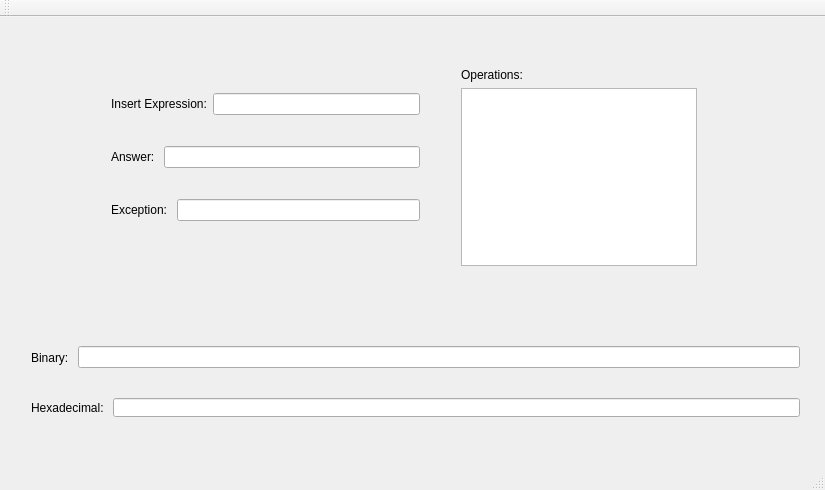
<?xml version="1.0" encoding="UTF-8"?>
<ui version="4.0">
 <class>MainWindow</class>
 <widget class="QMainWindow" name="MainWindow">
  <property name="geometry">
   <rect>
    <x>0</x>
    <y>0</y>
    <width>825</width>
    <height>490</height>
   </rect>
  </property>
  <property name="windowTitle">
   <string>MainWindow</string>
  </property>
  <widget class="QWidget" name="centralWidget">
   <widget class="QWidget" name="layoutWidget">
    <property name="geometry">
     <rect>
      <x>450</x>
      <y>40</y>
      <width>258</width>
      <height>220</height>
     </rect>
    </property>
    <layout class="QVBoxLayout" name="verticalLayout">
     <item>
      <widget class="QLabel" name="label_2">
       <property name="text">
        <string>Operations:</string>
       </property>
      </widget>
     </item>
     <item>
      <widget class="QPlainTextEdit" name="plainTextEdit"/>
     </item>
    </layout>
   </widget>
   <widget class="QWidget" name="layoutWidget">
    <property name="geometry">
     <rect>
      <x>100</x>
      <y>40</y>
      <width>331</width>
      <height>201</height>
     </rect>
    </property>
    <layout class="QVBoxLayout" name="verticalLayout_2">
     <item>
      <layout class="QHBoxLayout" name="horizontalLayout">
       <item>
        <widget class="QLabel" name="label">
         <property name="text">
          <string>Insert Expression:</string>
         </property>
        </widget>
       </item>
       <item>
        <widget class="QLineEdit" name="lineEdit"/>
       </item>
      </layout>
     </item>
     <item>
      <layout class="QHBoxLayout" name="horizontalLayout_2">
       <item>
        <widget class="QLabel" name="label_3">
         <property name="text">
          <string>Answer: </string>
         </property>
        </widget>
       </item>
       <item>
        <widget class="QLineEdit" name="lineEdit_2"/>
       </item>
      </layout>
     </item>
     <item>
      <layout class="QHBoxLayout" name="horizontalLayout_3">
       <item>
        <widget class="QLabel" name="label_4">
         <property name="text">
          <string>Exception: </string>
         </property>
        </widget>
       </item>
       <item>
        <widget class="QLineEdit" name="lineEdit_3"/>
       </item>
      </layout>
     </item>
    </layout>
   </widget>
   <widget class="QWidget" name="layoutWidget">
    <property name="geometry">
     <rect>
      <x>20</x>
      <y>310</y>
      <width>791</width>
      <height>61</height>
     </rect>
    </property>
    <layout class="QHBoxLayout" name="horizontalLayout_4">
     <item>
      <widget class="QLabel" name="label_5">
       <property name="text">
        <string>Binary: </string>
       </property>
      </widget>
     </item>
     <item>
      <widget class="QLineEdit" name="lineEdit_4"/>
     </item>
    </layout>
   </widget>
   <widget class="QWidget" name="layoutWidget">
    <property name="geometry">
     <rect>
      <x>20</x>
      <y>370</y>
      <width>791</width>
      <height>41</height>
     </rect>
    </property>
    <layout class="QHBoxLayout" name="horizontalLayout_5">
     <item>
      <widget class="QLabel" name="label_6">
       <property name="text">
        <string>Hexadecimal: </string>
       </property>
      </widget>
     </item>
     <item>
      <widget class="QLineEdit" name="lineEdit_5"/>
     </item>
    </layout>
   </widget>
  </widget>
  <widget class="QMenuBar" name="menuBar">
   <property name="geometry">
    <rect>
     <x>0</x>
     <y>0</y>
     <width>825</width>
     <height>26</height>
    </rect>
   </property>
  </widget>
  <widget class="QToolBar" name="mainToolBar">
   <attribute name="toolBarArea">
    <enum>TopToolBarArea</enum>
   </attribute>
   <attribute name="toolBarBreak">
    <bool>false</bool>
   </attribute>
  </widget>
  <widget class="QStatusBar" name="statusBar"/>
 </widget>
 <layoutdefault spacing="6" margin="11"/>
 <resources/>
 <connections/>
</ui>
